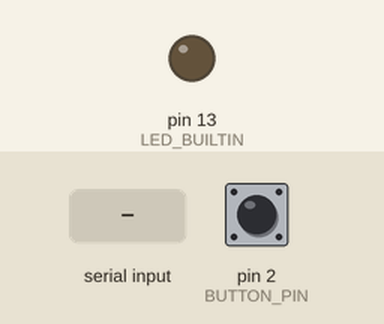
Recording of a sketch running on a simulated Arduino Uno, built with avr-gcc and run on an emulated ATmega328P. Shown: output pins drawn as LEDs (lit = HIGH). Dashed ring = blinking. The test bench sets the inputs (shaded band); at power-on: pin 2 (BUTTON_PIN) HIGH. Random numbers use the default seed unless the sketch sets one; what the sketch prints to the serial monitor is not drawn.

Above: at 2.8 s.
2.9 s: pin 2 (BUTTON_PIN) pulled LOW for 0.15 s
At 3.7 s:
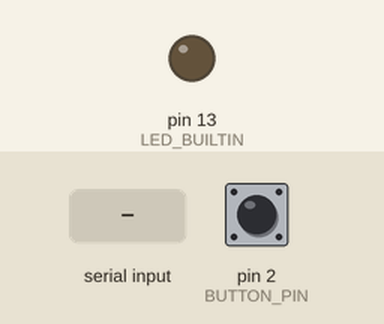
6.0 s: pin 2 (BUTTON_PIN) pulled LOW for 1 s
At 7.3 s:
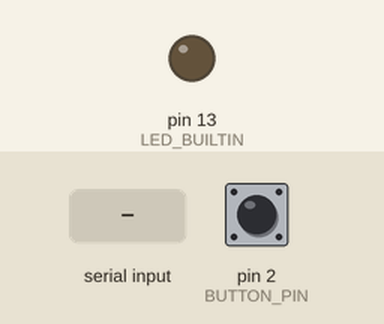
10.0 s: "TRIGGER\n" received over Serial
At 11.1 s:
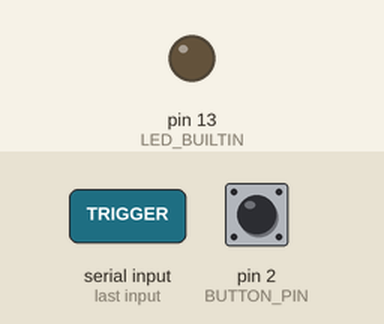
11.6 s: pin 2 (BUTTON_PIN) pulsed LOW 5 times (0.12 s each, 0.3 s apart)
At 12.25 s:
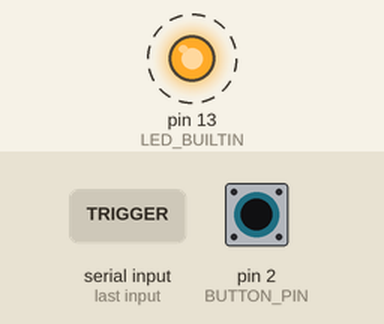
Timing chart, 0 to 14.6 s (numbered marks = the images above; inputs shaded):
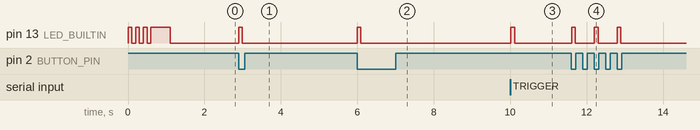

The sketch:

button_demo.ino
```cpp
/*
 * button_demo.ino - button-triggered sensor simulation for demo
 * arduino uno connected to rpi via usb serial
 *
 * for 4-pin tactile button (6x6mm momentary switch):
 *   - top pins (1,2) connected internally
 *   - bottom pins (3,4) connected internally
 *   - pressing connects top to bottom
 *
 * wiring:
 *   - arduino pin 2 → button pin 1 or 2 (top row)
 *   - arduino gnd   → button pin 3 or 4 (bottom row)
 *   - no resistor needed (uses internal pullup)
 *
 * press button -> triggers simulated sensor data -> rpi does pre + kyber
 */

// ---- config ----
#define BAUD_RATE 9600
#define MAX_MESSAGE_LEN 128
#define DEVICE_ID "ARDUINO_SENSOR_001"
#define DEBOUNCE_MS 300

// psk must match rpi gateway
const byte PSK[16] = {
  0x4B, 0x59, 0x42, 0x45, 0x52, 0x5F, 0x49, 0x4F,  // "KYBER_IO"
  0x54, 0x5F, 0x50, 0x53, 0x4B, 0x5F, 0x30, 0x31   // "T_PSK_01"
};

// ---- pins ----
const int BUTTON_PIN = 2;  // button between pin 2 and gnd

// ---- state ----
unsigned long lastButtonPress = 0;
unsigned long messageCounter = 0;
bool lastButtonState = HIGH;

// ---- simulated sensor values ----
float simTemp = 24.5;
float simHumidity = 55.0;
int simLight = 500;

void setup() {
  // init serial to rpi
  Serial.begin(BAUD_RATE);

  // wait for serial ready
  while (!Serial) {
    ;
  }

  // init button with internal pullup
  pinMode(BUTTON_PIN, INPUT_PULLUP);
  pinMode(LED_BUILTIN, OUTPUT);

  // startup blink pattern (3 quick + 1 long)
  for (int i = 0; i < 3; i++) {
    digitalWrite(LED_BUILTIN, HIGH);
    delay(100);
    digitalWrite(LED_BUILTIN, LOW);
    delay(100);
  }
  digitalWrite(LED_BUILTIN, HIGH);
  delay(500);
  digitalWrite(LED_BUILTIN, LOW);

  // send init msg
  Serial.println("# INIT: " DEVICE_ID " ready");
  Serial.println("# MODE: button-triggered demo");
  Serial.println("# WAITING: press button to send sensor data");

  delay(500);
}

void loop() {
  unsigned long now = millis();
  bool buttonState = digitalRead(BUTTON_PIN);

  // detect button press (falling edge w/ debounce)
  if (buttonState == LOW && lastButtonState == HIGH) {
    if (now - lastButtonPress > DEBOUNCE_MS) {
      lastButtonPress = now;

      // button pressed - trigger sensor data
      Serial.println("# BUTTON: pressed");
      sendSensorData();
    }
  }

  lastButtonState = buttonState;

  // handle cmds from rpi
  if (Serial.available() > 0) {
    handleIncoming();
  }

  delay(10);
}

void sendSensorData() {
  char msgBuffer[MAX_MESSAGE_LEN];

  // blink led during send
  digitalWrite(LED_BUILTIN, HIGH);

  // update simulated vals with small variations
  simTemp += random(-5, 6) / 10.0;
  simTemp = constrain(simTemp, 18.0, 32.0);

  simHumidity += random(-3, 4);
  simHumidity = constrain(simHumidity, 40.0, 75.0);

  simLight += random(-30, 31);
  simLight = constrain(simLight, 200, 800);

  // build json msg
  int msgLen = snprintf(msgBuffer, MAX_MESSAGE_LEN,
    "{\"id\":\"%s\",\"seq\":%lu,\"t\":%.1f,\"h\":%.1f,\"l\":%d,\"ts\":%lu}",
    DEVICE_ID, messageCounter, simTemp, simHumidity, simLight, millis()
  );

  // xor encrypt
  byte encrypted[MAX_MESSAGE_LEN];
  memcpy(encrypted, msgBuffer, msgLen);
  for (int i = 0; i < msgLen; i++) {
    encrypted[i] ^= PSK[i % 16];
  }

  // send as hex
  Serial.print("ENC:");
  for (int i = 0; i < msgLen; i++) {
    if (encrypted[i] < 16) Serial.print('0');
    Serial.print(encrypted[i], HEX);
  }
  Serial.println();

  digitalWrite(LED_BUILTIN, LOW);
  messageCounter++;
}

void handleIncoming() {
  String cmd = Serial.readStringUntil('\n');
  cmd.trim();

  if (cmd == "PING") {
    Serial.println("PONG:" DEVICE_ID);
  }
  else if (cmd == "STATUS") {
    Serial.print("STATUS:");
    Serial.print(DEVICE_ID);
    Serial.print(",msgs:");
    Serial.print(messageCounter);
    Serial.print(",uptime:");
    Serial.println(millis());
  }
  else if (cmd == "TRIGGER") {
    // remote trigger from rpi (for testing)
    Serial.println("# REMOTE: trigger received");
    sendSensorData();
  }
}

/*
 * WIRING FOR 4-PIN TACTILE BUTTON:
 *
 *   4-pin button (top view):
 *     ┌─────────┐
 *     │ 1 ● ● 2 │  ← pins 1-2 connected internally
 *     │         │
 *     │ 3 ● ● 4 │  ← pins 3-4 connected internally
 *     └─────────┘
 *
 *   Arduino UNO:
 *     - Pin 2 → button pin 1 or 2 (either works)
 *     - GND   → button pin 3 or 4 (either works)
 *     - USB-B → raspberry pi usb port
 *
 *   No resistors needed! uses internal pullup.
 *
 *   How it works:
 *     - not pressed: pin 2 = HIGH (pullup)
 *     - pressed: pin 2 = LOW (connected to gnd thru button)
 *     - 300ms debounce ignores switch bounce
 */
```

Measured:
- after the input at 2.9 s, pin 13 (LED_BUILTIN): LOW → HIGH at once, → LOW 0.09 s later
- after the input at 6.0 s, pin 13 (LED_BUILTIN): LOW → HIGH at once, → LOW 0.09 s later
- after the input at 10.0 s, pin 13 (LED_BUILTIN): LOW → HIGH at once, → LOW 0.10 s later
- after the input at 11.6 s, pin 13 (LED_BUILTIN): alternates HIGH for 0.10 s and LOW for 0.50 s, 6 changes in all, then stays LOW, starting at once
